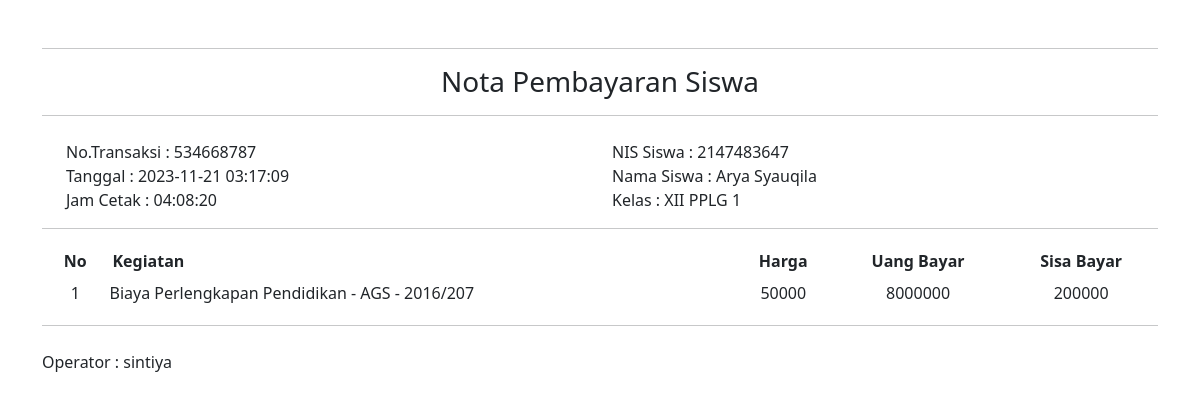
The page /struk/perid.php?id_transaksi=8 on the database its author committed.
### tables this page shows
CREATE TABLE `transaksi` (
  `id_transaksi` int(12) NOT NULL,
  `id_keb` int(12) NOT NULL,
  `no_transaksi` int(12) NOT NULL,
  `id_siswa` int(12) NOT NULL,
  `id_operator` int(12) NOT NULL,
  `tanggal_waktu` datetime NOT NULL,
  `tempat` varchar(255) NOT NULL,
  `uang_bayar` varchar(200) NOT NULL,
  `sisa_bayar` varchar(255) NOT NULL
);

CREATE TABLE `siswa` (
  `id_siswa` int(12) NOT NULL,
  `nis_siswa` int(12) NOT NULL,
  `nama` varchar(255) NOT NULL,
  `kelas` varchar(255) NOT NULL,
  `jenis_kelamin` enum('perempuan','laki-laki') NOT NULL
);

CREATE TABLE `kegiatan` (
  `id_keb` int(11) NOT NULL,
  `jenis_keb` varchar(255) NOT NULL,
  `harga` varchar(255) NOT NULL,
  `deskripsi` text NOT NULL
);

CREATE TABLE `operator` (
  `id_operator` int(12) NOT NULL,
  `nip_operator` int(12) NOT NULL,
  `jenis_kelamin` enum('perempuan','laki-laki') NOT NULL,
  `nama_operator` varchar(255) NOT NULL
);

### db.php (called while the page is built, shortened)
<?php
function conn(){
    $server = "localhost";
    $user = "root";
    $pass = "";
    $dbname = "nova_pembayaransekolah";
    $conn = mysqli_connect($server,$user,$pass,$dbname);
    return $conn;
}
function cetaltransaksi($id_transaksi){
    $conn = conn();
    $sql = "SELECT  transaksi.id_transaksi, transaksi.no_transaksi,  transaksi.tanggal_waktu, transaksi.tempat, transaksi.uang_bayar, transaksi.sisa_bayar, siswa.id_siswa, siswa.nis_siswa, siswa.nama, siswa.kelas, operator.id_operator, operator.nama_operator, kegiatan.id_keb, kegiatan.jenis_keb, kegiatan.harga FROM siswa INNER JOIN transaksi ON siswa.id_siswa=transaksi.id_siswa INNER JOIN operator ON operator.id_operator = transaksi.id_operator INNER JOIN kegiatan ON kegiatan.id_keb = transaksi.id_keb WHERE id_transaksi='$id_transaksi'";
    $result = mysqli_query($conn, $sql);
    $row = mysqli_fetch_array($result);
    return $row;
}
?>

### struk/perid.php (the view, shortened to what this page needs)
<?php
require "../db.php";
$id_transaksi = $_GET['id_transaksi'] ?? 0;
$row = cetaltransaksi($id_transaksi);
$no_transaksi = $row['no_transaksi'];
$nis_siswa = $row['nis_siswa'];
$nama = $row['nama'];
$harga = $row['harga'];
$kelas = $row['kelas'];
$nama_operator = $row['nama_operator'];
$jenis_keb = $row['jenis_keb'];
$uang_bayar = $row['uang_bayar'];
$sisa_bayar = $row['sisa_bayar'];
$tanggal_waktu = $row['tanggal_waktu'];
?>
<!DOCTYPE html>
<html lang="en">
<head>
    <link rel="stylesheet" href="../bootstrap-5.3.2-dist/bootstrap-5.3.2-dist/css/bootstrap.min.css">
</head>
<body>
    <div class="container">
        <hr class="mt-5">
        <h3 class="text-center">Nota Pembayaran Siswa</h3>
        <hr>
        <div class="container d-flex mx-auto">
            <div class="container a">
                <label for="" class="mt-2">No.Transaksi : <?= $no_transaksi ?></label><br>
                <label for="" class="">Tanggal : <?= $tanggal_waktu ?></label><br>
                <label for="" class="">Jam Cetak : <?= date('H:i:s'); ?></label><br>
            </div>
            <div class="container b mr-0">
                <label for="" class="mt-2">NIS Siswa : <?= $nis_siswa ?></label><br>
                <label for="" class="">Nama Siswa : <?= $nama ?></label><br>
                <label for="" class="">Kelas : <?= $kelas ?></label><br>
            </div>
        </div>
        <hr>
        <table class="container">
            <tr>
                <th class="py-1 px-2 text-center">No</th>
                <th class=" py-1 px-1">Kegiatan</th>
                <th class=" py-1 px-1 text-center">Harga</th>
                <th class=" py-1 px-1 text-center">Uang Bayar</th>
                <th class=" py-1 px-1 text-center">Sisa Bayar</th>
            </tr>
            <?php
            $no = 1; ?>
            <tr>
                <td class="text-center"><?= $no; ?></td>
                <td><?= $jenis_keb ?></td>
                <td class=" py-1 px-1 text-center"><?= $harga ?></td>
                <td class=" py-1 px-1 text-center"><?= $uang_bayar ?></td>
                <td class=" py-1 px-1 text-center"><?= $sisa_bayar ?></td>
            </tr>
        </table>
        <hr>
        <label for="" class="mt-2">Operator  : <?= $nama_operator ?></label><br>
    </div>
</body>
</html>

### rows shown on the page
transaksi: no_transaksi "534668787", tanggal_waktu "2023-11-21 03:17:09", id_siswa.nis_siswa "2147483647", id_siswa.nama "Arya Syauqila", id_siswa.kelas "XII PPLG 1", id_keb.jenis_keb "Biaya Perlengkapan Pendidikan - AGS - 2016/207", id_keb.harga "50000", uang_bayar "8000000", sisa_bayar "200000", id_operator.nama_operator "sintiya"

### other values the page prints
$no "1"
